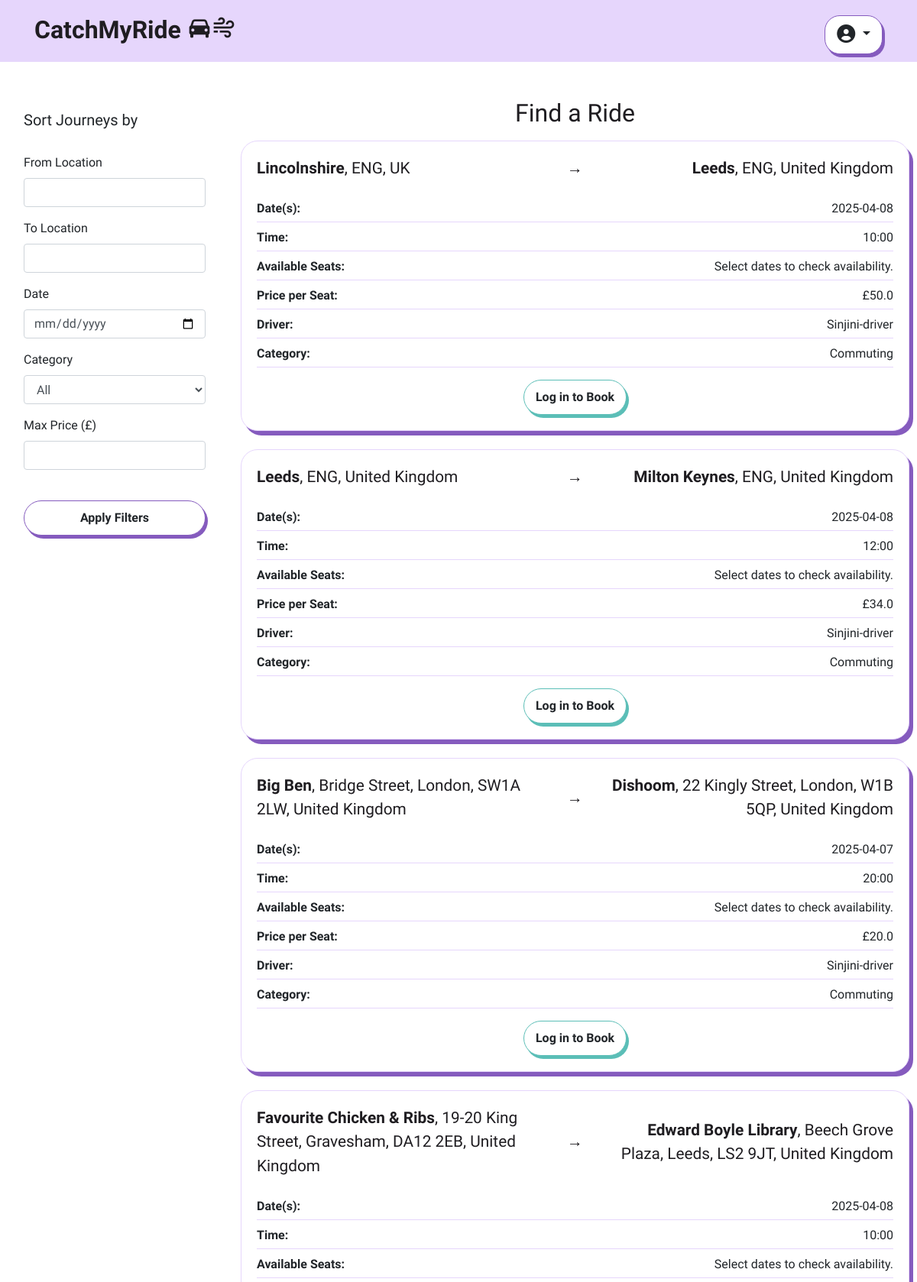
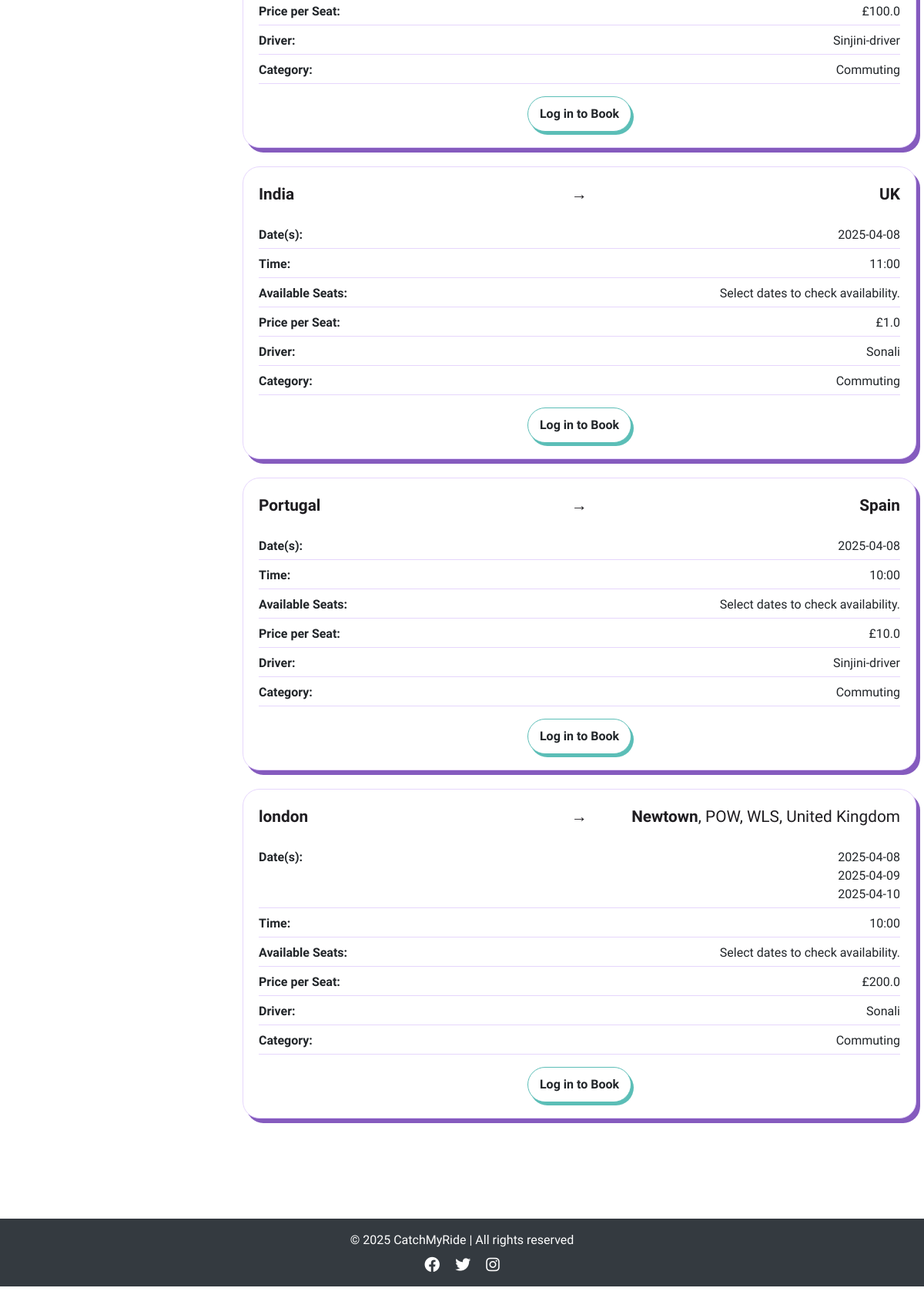
The page /view_journeys on the database its author committed (2 pictures, top to bottom).
### app/models.py (models this page shows, shortened)
class publish_ride(db.Model):
    id = db.Column(db.Integer, primary_key=True)
    driver_id = db.Column(db.Integer, db.ForeignKey('user.id'), nullable=False)
    driver_name = db.Column(db.String(100), nullable=False)  # Added Driver Name
    from_location = db.Column(db.String(200), nullable=False)
    to_location = db.Column(db.String(200), nullable=False)
    date_time = db.Column(db.DateTime, nullable=True)  # Now optional
    available_seats_per_date = db.Column(db.JSON, nullable=True)
    price_per_seat = db.Column(db.Float, nullable=False)
    category = db.Column(db.String(50), nullable=False)
    recurrence_dates = db.Column(db.String(255), nullable=True)
    commute_times = db.Column(db.String(255), nullable=True)  # Stores commute time slots
    is_available = db.Column(db.Boolean, default=True)
    status = db.Column(db.String(20), default="Booked")

### app/views.py (the view)
@app.route('/view_journeys')
def view_journeys():
    london = pytz.timezone("Europe/London")
    aware_now = datetime.now(london)
    now = aware_now.replace(tzinfo=None)
    db.session.commit()
    db.session.expire_all()
    journeys = []
    for ride in publish_ride.query.all():
        if ride.category == "one-time" and ride.date_time < now:
            continue  # Skip past one-time rides
        try:
            seat_data = json.loads(ride.available_seats_per_date) if ride.available_seats_per_date else {}
        except (json.JSONDecodeError, TypeError):
            seat_data = {}
        if ride.category == "commuting":
            filtered_seats = {}
            commute_times = []
            try:
                commute_times = [datetime.strptime(t.strip(), "%H:%M").time() for t in ride.commute_times.split(",") if t.strip()]
            except Exception as e:
                print(f"error: Failed to parse commute_times: {ride.commute_times} — {e}")
            earliest_time = min(commute_times) if commute_times else time(0, 0)
            for date, seats in seat_data.items():
                try:
                    dt = datetime.combine(datetime.strptime(date, "%Y-%m-%d").date(), earliest_time)
                    if dt >= now:
                        filtered_seats[date] = seats
                except Exception as e:
                    print(f"error: Could not parse datetime for {date}: {e}")
            seat_data = filtered_seats
        ride.seat_tracking = seat_data
        journeys.append(ride)
        journeys = [
            journey for journey in journeys
            if journey.seat_tracking and any(seats > 0 for seats in journey.seat_tracking.values())
        ]
    booked_journey_ids = set()
    if current_user.is_authenticated:
        booked_journey_ids = {booking.ride_id for booking in book_ride.query.filter_by(user_id=current_user.id).all()}
    for journey in journeys:
        journey.user_has_booked = journey.id in booked_journey_ids
    return render_template('view_journeys.html', journeys=journeys, user=current_user)

### app/templates/view_journeys.html (shortened to what this page needs)
{% extends "base.html" %}
{% block content %}
<div class="container-fluid my-5">
    <div class="row">
        <div class="col-md-3">
            <div class="filter-sidebar p-3">
                <h5>Sort Journeys by</h5>
                <br>
                <form id="journeyFilters">
                    <div class="mb-3">
                        <label for="filterFrom" class="form-label">From Location</label>
                        <input type="text" class="form-control" id="filterFrom">
                    </div>
                    <div class="mb-3">
                        <label for="filterTo" class="form-label">To Location</label>
                        <input type="text" class="form-control" id="filterTo">
                    </div>
                    <div class="mb-3">
                        <label for="filterDate" class="form-label">Date</label>
                        <input type="date" class="form-control" id="filterDate">
                    </div>
                    <div class="mb-3">
                        <label for="filterCategory" class="form-label">Category</label>
                        <select class="form-control" id="filterCategory">
                            <option value="">All</option>
                        </select>
                    </div>
                    <div class="mb-3">
                        <label for="filterPrice" class="form-label">Max Price (£)</label>
                        <input type="number" class="form-control" id="filterPrice">
                    </div>
                    <br>
                    <button type="button" id="applyFilters" class="btn btn-base btn-one w-100">Apply Filters</button>
                </form>
            </div>
        </div>
        <div class="col-md-9 card-list-container">
            <h2 class="text-center mb-3">Find a Ride</h2>
            {% if journeys %}
                <div class="row">
                    {% for journey in journeys %}
                        <div class="col-12 mb-4">
                            <div class="card">
                                <div class="card-body">
                                    <div class="journey-title-container">
                                        <div class="from">
                                            <strong>{{ journey.from_location.split(',')[0] }}</strong>{{ journey.from_location.replace(journey.from_location.split(',')[0], '') }}
                                        </div>
                                        <div class="arrow">→</div>
                                        <div class="to">
                                            <strong>{{ journey.to_location.split(',')[0] }}</strong>{{ journey.to_location.replace(journey.to_location.split(',')[0], '') }}
                                        </div>
                                    </div>
                                    <div class="journey-details">
                                        <div class="detail-item">
                                            <span class="detail-heading">Date(s):</span>
                                            {% if journey.category == "one-time" %}
                                                <span>{{ journey.date_time.strftime('%Y-%m-%d') }}</span>
                                            {% elif journey.category == "commuting" %}
                                                <ul class="date-list">
                                                    {% for date in journey.seat_tracking.keys() | sort %}
                                                    <li>{{ date }}</li>
                                                    {% endfor %}
                                                </ul>
                                            {% endif %}
                                        </div>
                                        <div class="detail-item">
                                            <span class="detail-heading">Time:</span>
                                            {% if journey.category == "one-time" %}
                                                <span>{{ journey.date_time.strftime('%H:%M') }}</span>
                                            {% elif journey.category == "commuting" %}
                                                <span>{{ journey.commute_times | replace(',', ', ') }}</span>
                                            {% endif %}
                                        </div>
                                        <div class="detail-item">
                                            <span class="detail-heading">Available Seats:</span>
                                            {% if journey.category == "one-time" %}
                                                <span>{{ journey.seat_tracking.values() | max if journey.seat_tracking else 0 }}</span>
                                            {% elif journey.category == "commuting" %}
                                                <span>Select dates to check availability.</span>
                                            {% endif %}
                                        </div>
                                        <div class="detail-item">
                                            <span class="detail-heading">Price per Seat:</span>
                                            <span>£{{ journey.price_per_seat }}</span>
                                        </div>
                                        <div class="detail-item">
                                            <span class="detail-heading">Driver:</span>
                                            <span>{{ journey.driver_name }}</span>
                                        </div>
                                        <div class="detail-item">
                                            <span class="detail-heading">Category:</span>
                                            <span>{{ 'One-Time' if journey.category == 'one-time' else 'Commuting' }}</span>
                                        </div>
                                    </div>
                                    <div class="text-center mt-3">
                                        {% if user and journey.user_has_booked %}
                                            {% if journey.category == "one-time" %}
                                                <form action="{{ url_for('book_onetime', ride_id=journey.id) }}" method="get">
                                            {% elif journey.category == "commuting" %}
                                                <form action="{{ url_for('book_commuting', ride_id=journey.id) }}" method="get">
                                            {% endif %}
                                            <button type="submit" class="btn btn-base btn-green">Rebook</button>
                                        </form>
                                        {% else %}
                                            {% if journey.seat_tracking and journey.seat_tracking.values() | max > 0 %}
                                                {% if user.is_authenticated %}
                                                    {% if journey.category == "one-time" %}
                                                        <form action="{{ url_for('book_onetime', ride_id=journey.id) }}" method="get">
                                                    {% elif journey.category == "commuting" %}
                                                        <form action="{{ url_for('book_commuting', ride_id=journey.id) }}" method="get">
                                                    {% endif %}
                                                    <button type="submit" class="btn btn-base btn-one">Book</button>
                                                </form>
                                                {% else %}
                                                    <a href="{{ url_for('login') }}" class="btn btn-base btn-blue" data-bs-target="#loginModal" data-bs-toggle="modal" data-bs-dismiss="modal">Log in to Book</a>
                                                {% endif %}
                                            {% endif %}
                                        {% endif %}
                                    </div>
                                </div>
                            </div>
                        </div>
                    {% endfor %}
                </div>
            {% else %}
                <p class="text-center mt-4">No journeys available at the moment.</p>
            {% endif %}
        </div>
    </div>
</div>
{% endblock %}

### app/templates/base.html (shortened to what this page needs)
<!DOCTYPE html>
<html lang="en">
<head>
    <link rel="stylesheet" href="https://stackpath.bootstrapcdn.com/bootstrap/4.2.1/css/bootstrap.min.css">
    <link rel="stylesheet" href="{{ url_for('static', filename='style.css') }}">
    <link rel="stylesheet" href="https://cdnjs.cloudflare.com/ajax/libs/font-awesome/6.0.0-beta3/css/all.min.css">
    <link href='https://unpkg.com/boxicons@2.1.4/css/boxicons.min.css' rel='stylesheet'>
    <link rel="stylesheet" href="https://cdn.jsdelivr.net/npm/flatpickr/dist/flatpickr.min.css">
    <link rel="stylesheet" href="https://unpkg.com/leaflet/dist/leaflet.css" />
    <link rel="stylesheet" href="https://unpkg.com/leaflet.markercluster/dist/MarkerCluster.css" />
    <link rel="stylesheet" href="https://unpkg.com/leaflet.markercluster/dist/MarkerCluster.Default.css" />
</head>
<body class="{% block body_class %}{% endblock %}">
    <div class="flex-wrapper">
    <nav class="navbar">
        <div class="container navbar-container d-flex align-items-baseline justify-content-between">
            <a class="navbar-brand navbar-logo" href="/" aria-label="Catch My Ride Logo" title="Go to home page">
                CatchMyRide <i class='bx bxs-car logo-icon'></i><i class='bx bx-wind logo-icon' ></i>
            </a>
            <div class="dropdown">
                {% if user.is_authenticated %}
                    <button class="btn btn-base btn-profile dropdown-toggle" type="button" id="profileDropdown" data-bs-toggle="dropdown" aria-haspopup="true" aria-expanded="false">
                        {{ user.username }}
                    </button>
                    <div class="dropdown-menu">
                        {% if user.is_manager %}
                            <a href="{{ url_for('manager_dashboard') }}" class="dropdown-item">
                                <i class='bx bx-briefcase'></i> Manager Dashboard
                            </a>
                        {% else %}
                            <a href="{{ url_for('dashboard') }}" class="dropdown-item">
                                <i class='bx bx-home'></i> Dashboard
                            </a>
                        {% endif %}
                        <form id="logout-form" action="{{ url_for('logout') }}" method="POST">
                            <button type="submit" class="dropdown-item"><i class='bx bx-exit'></i>Logout</button>
                        </form>
                    </div>
                {% else %}
                    <button class="btn btn-base btn-profile dropdown-toggle" type="button" id="profileDropdown" data-bs-toggle="dropdown" aria-haspopup="true" aria-expanded="false">
                        <i class="fa-solid fa-user-circle fa-lg"></i>
                    </button>
                {% endif %}
            </div>
        </div>
    </nav>
    <main>
        {% block content %}{% endblock %}
    </main>
    <br>
    <footer class="bg-dark text-white text-center py-3 mt-5">
        <div class="container">
            <p class="mb-0">© 2025 CatchMyRide | All rights reserved</p>
            <div class="social-links mt-2">
                <a href="#" class="text-white mx-2"><i class="fa-brands fa-facebook fa-lg"></i></a>
                <a href="#" class="text-white mx-2"><i class="fa-brands fa-twitter fa-lg"></i></a>
                <a href="#" class="text-white mx-2"><i class="fa-brands fa-instagram fa-lg"></i></a>
            </div>
        </div>
    </footer>
</body>
</html>

### rows shown on the page
publish_ride: from_location "Lincolnshire", from_location.replace ", ENG, UK", to_location "Leeds", to_location.replace ", ENG, United Kingdom", sort "2025-04-08", commute_times "10:00", shows "Select dates to check availability.", price_per_seat "50.0", driver_name "Sinjini-driver", category "Commuting"
publish_ride: from_location "Leeds", from_location.replace ", ENG, United Kingdom", to_location "Milton Keynes", to_location.replace ", ENG, United Kingdom", sort "2025-04-08", commute_times "12:00", shows "Select dates to check availability.", price_per_seat "34.0", driver_name "Sinjini-driver", category "Commuting"
publish_ride: from_location "Big Ben", from_location.replace ", Bridge Street, London, SW1A 2LW, United Kingdom", to_location "Dishoom", to_location.replace ", 22 Kingly Street, London, W1B 5QP, United Kingdom", sort "2025-04-07", commute_times "20:00", shows "Select dates to check availability.", price_per_seat "20.0", driver_name "Sinjini-driver", category "Commuting"
publish_ride: from_location "Favourite Chicken & Ribs", from_location.replace ", 19-20 King Street, Gravesham, DA12 2EB, United Kingdom", to_location "Edward Boyle Library", to_location.replace ", Beech Grove Plaza, Leeds, LS2 9JT, United Kingdom", sort "2025-04-08", commute_times "10:00", shows "Select dates to check availability.", price_per_seat "100.0", driver_name "Sinjini-driver", category "Commuting"
publish_ride: from_location "India", to_location "UK", sort "2025-04-08", commute_times "11:00", shows "Select dates to check availability.", price_per_seat "1.0", driver_name "Sonali", category "Commuting"
publish_ride: from_location "Portugal", to_location "Spain", sort "2025-04-08", commute_times "10:00", shows "Select dates to check availability.", price_per_seat "10.0", driver_name "Sinjini-driver", category "Commuting"
publish_ride: from_location "london", to_location "Newtown", to_location.replace ", POW, WLS, United Kingdom", sort "2025-04-08" "2025-04-09" "2025-04-10", commute_times "10:00", shows "Select dates to check availability.", price_per_seat "200.0", driver_name "Sonali", category "Commuting"
